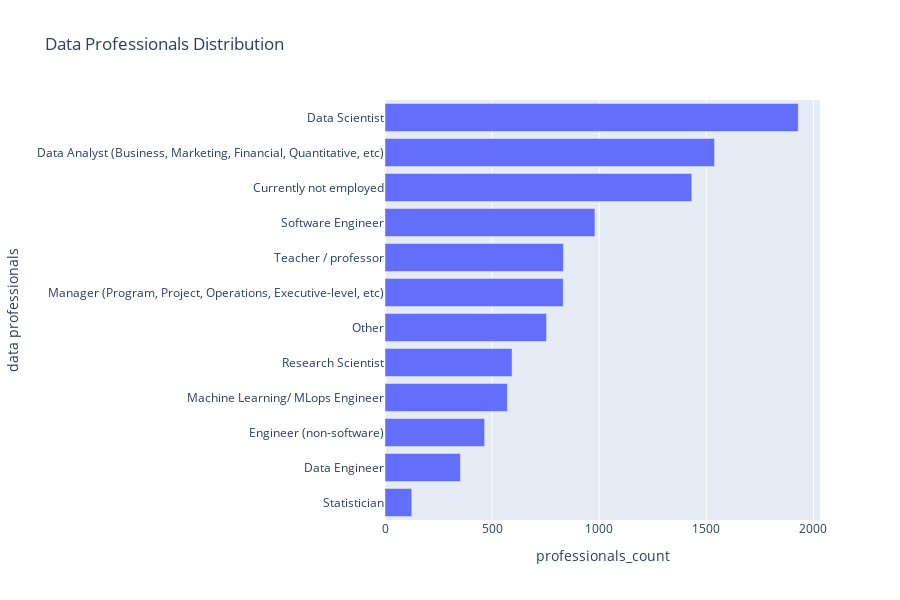

The cell this chart's notebook holds for it:
### Markdown cell above
Before filtering Data Scientist rows, below is the distribution of Data Professionals that filled the survey.

* Suprisingly, **Data Scientist** filled the survey more by **18%** than other Data Professionals.

### Code cell
def dist_graph(dataframe, column, rename_index, rename_column, title):
    row_count = dataframe[column].value_counts().to_frame().reset_index().rename({'index': rename_index, 
                                                                                  column: rename_column}, axis=1)
    row_count['total'] = row_count[rename_column].sum()
    row_count['pertcg'] = ((row_count[rename_column]/row_count['total'])*100).round(2)
    row_count2 = row_count.head(12)
#     display(row_count2) 

    fig = px.bar(row_count2, 
                 x= rename_column, 
                 y=  rename_index, 
                 width= 900, 
                 height= 600, 
                 title= title, 
                 hover_data= ['pertcg'])
    fig.update_layout(yaxis=dict(autorange="reversed"))
    fig.show()
dist_graph(ds_ml_data, 'Q23', 'data professionals', 'professionals_count', 'Data Professionals Distribution')

### Figure 1 — Plotly figure (JSON) as saved in the notebook; plotly's stock layout.template omitted (floating-point values rounded to 4 significant figures)
{"data": [{"alignmentgroup": "True", "customdata": [[18.15], [14.47], [13.47], [9.22], [7.84], [7.83], [7.09], [5.58], [5.37], [4.37], [3.31], [1.18]], "hovertemplate": "professionals_count=%{x}<br>data professionals=%{y}<br>pertcg=%{customdata[0]}<extra></extra>", "legendgroup": "", "marker": {"color": "#636efa", "pattern": {"shape": ""}}, "name": "", "offsetgroup": "", "orientation": "h", "showlegend": false, "textposition": "auto", "type": "bar", "x": [1929, 1538, 1432, 980, 833, 832, 754, 593, 571, 465, 352, 125], "xaxis": "x", "y": ["Data Scientist", "Data Analyst (Business, Marketing, Financial, Quantitative, etc)", "Currently not employed", "Software Engineer", "Teacher / professor", "Manager (Program, Project, Operations, Executive-level, etc)", "Other", "Research Scientist", "Machine Learning/ MLops Engineer", "Engineer (non-software)", "Data Engineer", "Statistician"], "yaxis": "y"}], "layout": {"barmode": "relative", "height": 600, "legend": {"tracegroupgap": 0}, "title": {"text": "Data Professionals Distribution"}, "width": 900, "xaxis": {"anchor": "y", "domain": [0, 1], "title": {"text": "professionals_count"}}, "yaxis": {"anchor": "x", "autorange": "reversed", "domain": [0, 1], "title": {"text": "data professionals"}}}}
